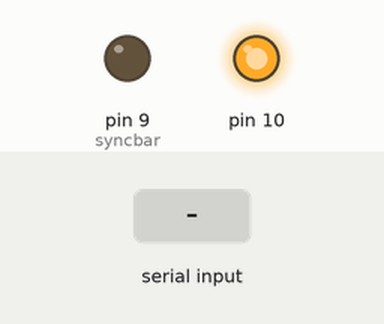
A sketch run on a simulated Arduino Uno, built with avr-gcc and run on an emulated ATmega328P. Parts: output pins drawn as LEDs (lit = HIGH). The inputs (shaded band) are chosen by the test bench. What the sketch prints to the serial monitor is not drawn.

Above: at 0.1 s.
At 1.8 s:
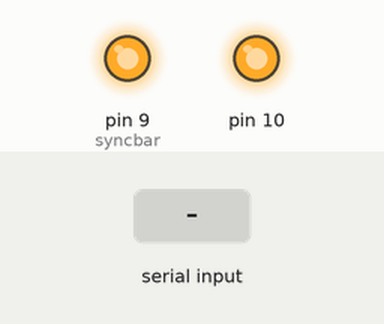
1.9 s: "90,45\n" received over Serial
4.4 s: "5\n" received over Serial
Timing chart, 0 to 7.4 s (numbered marks = the images above; inputs shaded):
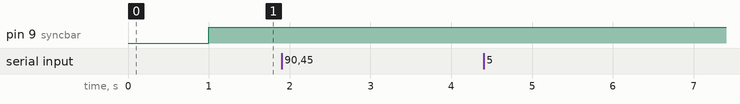

The sketch:

multiplexervoltage.ino
```cpp
/*
 * Each voltage supply provides a different maximum output voltage. The variable programmedVolt was designed based on a high voltage supply with a maximum of 7000V
 * Users reusing this code for other voltage supplies will have to edit this variable to their own preferences.
 * To include more than two voltage supplies, one must also define the correct number of pins and add appropriate logic statements to the loop() below.
 *
 * This code was written for an AD7849BN 16-bit Multiplying DAC controlled by an Arduino UNO.
 *
 */

#include <stdint.h>
#include <Arduino.h>
#include <SPI.h>

#define syncbar 9

//function for setting output voltage
void setVoltage16(int dacpin, int16_t mV) {
  SPI.beginTransaction(SPISettings(115200, MSBFIRST, SPI_MODE0));
  digitalWrite(dacpin, LOW);
  SPI.transfer16(mV);
  digitalWrite(dacpin, HIGH);
  SPI.endTransaction();

}

void setup() {
  //defining signal pins on the Arduino UNO
  pinMode(syncbar, OUTPUT);
  SPI.begin();
  Serial.begin(9600);
}


String incomingString;
int zeroed = 1;
float num;
int prog;

void loop()
{
  if (zeroed)
  {
    delay(1000);
    //Attempt to set the voltage
    setVoltage16(syncbar, 0);
    //Delay and do this again, just to make sure it is set.
    delay(10);
    setVoltage16(syncbar, 0);
    zeroed = 0;
  }

  if (Serial.available() >= 0)
  {
    incomingString = Serial.readString();
    //No message, just skip
    if (incomingString != "")
    {
      Serial.println(incomingString);
      num = incomingString.toFloat();
      Serial.println((String)"Value: " + num);
      num /= 10.0;
      prog = (int)(num * 32767);
      Serial.println((String)"Prog: " + prog);
      //Attempt to set the voltage
      setVoltage16(syncbar, prog);
      //Delay and do this again, just to make sure it is set.
      delay(10);
      setVoltage16(syncbar, prog);
    }
  }
  delay(10);
}
```
